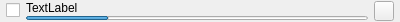
<?xml version="1.0" encoding="UTF-8"?>
<ui version="4.0">
 <class>QvkAudioWindowsSingle</class>
 <widget class="QFrame" name="QvkAudioWindowsSingle">
  <property name="geometry">
   <rect>
    <x>0</x>
    <y>0</y>
    <width>400</width>
    <height>22</height>
   </rect>
  </property>
  <property name="windowTitle">
   <string notr="true"/>
  </property>
  <property name="lineWidth">
   <number>0</number>
  </property>
  <layout class="QVBoxLayout" name="verticalLayout_2">
   <property name="spacing">
    <number>0</number>
   </property>
   <property name="leftMargin">
    <number>0</number>
   </property>
   <property name="topMargin">
    <number>0</number>
   </property>
   <property name="rightMargin">
    <number>0</number>
   </property>
   <property name="bottomMargin">
    <number>0</number>
   </property>
   <item>
    <layout class="QHBoxLayout" name="horizontalLayout">
     <property name="spacing">
      <number>6</number>
     </property>
     <property name="leftMargin">
      <number>6</number>
     </property>
     <property name="rightMargin">
      <number>6</number>
     </property>
     <item>
      <widget class="QCheckBox" name="checkBoxAudioDevice">
       <property name="text">
        <string notr="true"/>
       </property>
       <property name="shortcut">
        <string/>
       </property>
      </widget>
     </item>
     <item>
      <layout class="QVBoxLayout" name="verticalLayout">
       <property name="spacing">
        <number>1</number>
       </property>
       <item>
        <widget class="QLabel" name="labelAudioDevice">
         <property name="maximumSize">
          <size>
           <width>16777215</width>
           <height>12</height>
          </size>
         </property>
         <property name="text">
          <string notr="true">TextLabel</string>
         </property>
        </widget>
       </item>
       <item>
        <widget class="QProgressBar" name="progressBarAudioDevice">
         <property name="maximumSize">
          <size>
           <width>16777215</width>
           <height>4</height>
          </size>
         </property>
         <property name="value">
          <number>24</number>
         </property>
         <property name="textVisible">
          <bool>false</bool>
         </property>
        </widget>
       </item>
      </layout>
     </item>
     <item>
      <widget class="QToolButton" name="toolButtonAudioLevelmeter">
       <property name="maximumSize">
        <size>
         <width>20</width>
         <height>20</height>
        </size>
       </property>
       <property name="text">
        <string notr="true"/>
       </property>
       <property name="icon">
        <iconset resource="../../screencast.qrc">
         <normaloff>:/pictures/screencast/missing.png</normaloff>
         <normalon>:/pictures/screencast/accept.png</normalon>:/pictures/screencast/missing.png</iconset>
       </property>
       <property name="shortcut">
        <string notr="true"/>
       </property>
       <property name="checkable">
        <bool>true</bool>
       </property>
      </widget>
     </item>
    </layout>
   </item>
  </layout>
 </widget>
 <resources>
  <include location="../../screencast.qrc"/>
 </resources>
 <connections/>
</ui>
